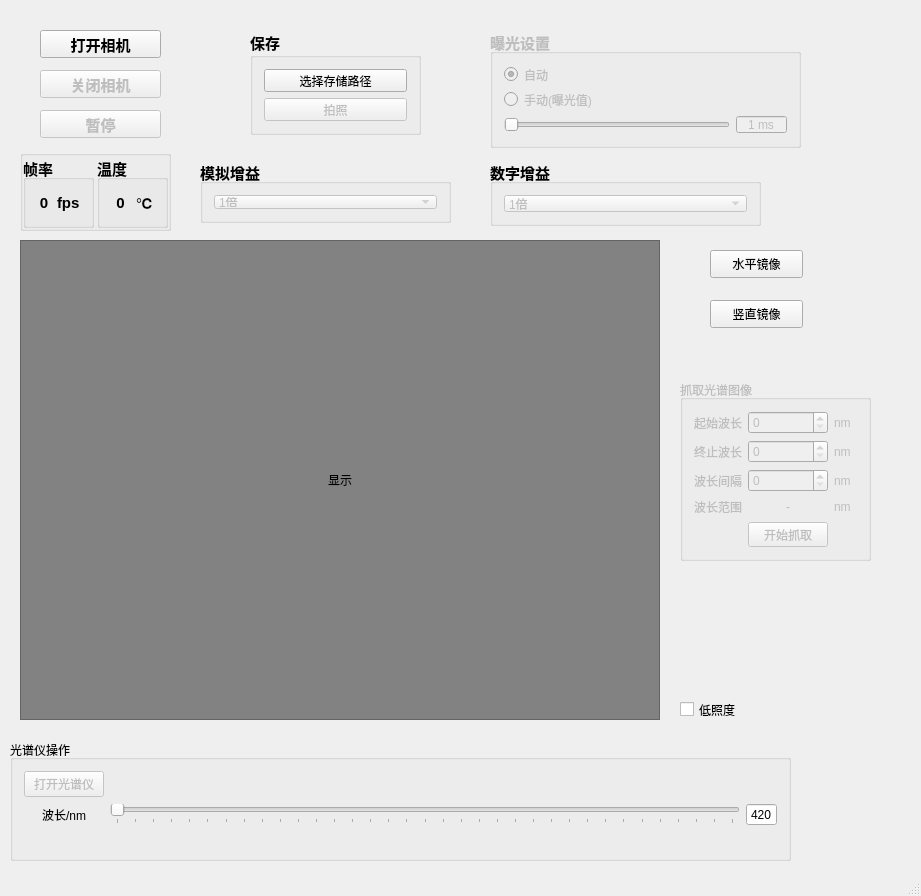
<?xml version="1.0" encoding="UTF-8"?>
<ui version="4.0">
 <class>MainWindowClass</class>
 <widget class="QMainWindow" name="MainWindowClass">
  <property name="geometry">
   <rect>
    <x>0</x>
    <y>0</y>
    <width>921</width>
    <height>896</height>
   </rect>
  </property>
  <property name="windowTitle">
   <string>成像光谱仪测试软件</string>
  </property>
  <property name="windowIcon">
   <iconset resource="mainwindow.qrc">
    <normaloff>:/MainWindow/camera.ico</normaloff>:/MainWindow/camera.ico</iconset>
  </property>
  <widget class="QWidget" name="centralWidget">
   <widget class="QFrame" name="m_showFrame">
    <property name="geometry">
     <rect>
      <x>20</x>
      <y>240</y>
      <width>640</width>
      <height>480</height>
     </rect>
    </property>
    <property name="styleSheet">
     <string notr="true">background-color: rgb(130, 130, 130)</string>
    </property>
    <property name="frameShape">
     <enum>QFrame::StyledPanel</enum>
    </property>
    <property name="frameShadow">
     <enum>QFrame::Raised</enum>
    </property>
    <layout class="QGridLayout" name="gridLayout">
     <property name="leftMargin">
      <number>0</number>
     </property>
     <property name="topMargin">
      <number>0</number>
     </property>
     <property name="rightMargin">
      <number>0</number>
     </property>
     <property name="bottomMargin">
      <number>0</number>
     </property>
     <property name="spacing">
      <number>0</number>
     </property>
     <item row="0" column="0">
      <widget class="QLabel" name="m_showLabel">
       <property name="frameShape">
        <enum>QFrame::NoFrame</enum>
       </property>
       <property name="lineWidth">
        <number>0</number>
       </property>
       <property name="text">
        <string>显示</string>
       </property>
       <property name="alignment">
        <set>Qt::AlignCenter</set>
       </property>
      </widget>
     </item>
    </layout>
   </widget>
   <widget class="QPushButton" name="m_startButton">
    <property name="geometry">
     <rect>
      <x>40</x>
      <y>30</y>
      <width>121</width>
      <height>28</height>
     </rect>
    </property>
    <property name="font">
     <font>
      <pointsize>11</pointsize>
      <weight>75</weight>
      <bold>true</bold>
     </font>
    </property>
    <property name="text">
     <string>打开相机</string>
    </property>
    <property name="flat">
     <bool>false</bool>
    </property>
   </widget>
   <widget class="QPushButton" name="m_stopButton">
    <property name="enabled">
     <bool>false</bool>
    </property>
    <property name="geometry">
     <rect>
      <x>40</x>
      <y>70</y>
      <width>121</width>
      <height>28</height>
     </rect>
    </property>
    <property name="font">
     <font>
      <pointsize>11</pointsize>
      <weight>75</weight>
      <bold>true</bold>
     </font>
    </property>
    <property name="text">
     <string>关闭相机</string>
    </property>
   </widget>
   <widget class="QPushButton" name="m_pauseButton">
    <property name="enabled">
     <bool>false</bool>
    </property>
    <property name="geometry">
     <rect>
      <x>40</x>
      <y>110</y>
      <width>121</width>
      <height>28</height>
     </rect>
    </property>
    <property name="font">
     <font>
      <pointsize>11</pointsize>
      <weight>75</weight>
      <bold>true</bold>
     </font>
    </property>
    <property name="text">
     <string>暂停</string>
    </property>
   </widget>
   <widget class="QGroupBox" name="groupBox_5">
    <property name="geometry">
     <rect>
      <x>250</x>
      <y>30</y>
      <width>171</width>
      <height>105</height>
     </rect>
    </property>
    <property name="font">
     <font>
      <family>Aharoni</family>
      <pointsize>11</pointsize>
      <weight>75</weight>
      <italic>false</italic>
      <bold>true</bold>
     </font>
    </property>
    <property name="title">
     <string>保存</string>
    </property>
    <layout class="QVBoxLayout" name="verticalLayout_6">
     <item>
      <widget class="QPushButton" name="m_pathChoosingButton">
       <property name="font">
        <font>
         <pointsize>9</pointsize>
         <weight>50</weight>
         <bold>false</bold>
        </font>
       </property>
       <property name="text">
        <string>选择存储路径</string>
       </property>
      </widget>
     </item>
     <item>
      <widget class="QPushButton" name="m_imageTakingButton">
       <property name="enabled">
        <bool>false</bool>
       </property>
       <property name="font">
        <font>
         <pointsize>9</pointsize>
         <weight>50</weight>
         <bold>false</bold>
        </font>
       </property>
       <property name="text">
        <string>拍照</string>
       </property>
      </widget>
     </item>
    </layout>
   </widget>
   <widget class="QGroupBox" name="groupBox_3">
    <property name="enabled">
     <bool>true</bool>
    </property>
    <property name="geometry">
     <rect>
      <x>200</x>
      <y>160</y>
      <width>251</width>
      <height>63</height>
     </rect>
    </property>
    <property name="font">
     <font>
      <pointsize>11</pointsize>
      <weight>75</weight>
      <bold>true</bold>
     </font>
    </property>
    <property name="title">
     <string>模拟增益</string>
    </property>
    <layout class="QHBoxLayout" name="horizontalLayout_6">
     <item>
      <widget class="QComboBox" name="m_analogGainSet">
       <property name="enabled">
        <bool>false</bool>
       </property>
       <property name="font">
        <font>
         <pointsize>9</pointsize>
         <weight>50</weight>
         <bold>false</bold>
        </font>
       </property>
       <property name="currentIndex">
        <number>0</number>
       </property>
       <item>
        <property name="text">
         <string>1倍</string>
        </property>
       </item>
       <item>
        <property name="text">
         <string>2倍</string>
        </property>
       </item>
       <item>
        <property name="text">
         <string>4倍</string>
        </property>
       </item>
       <item>
        <property name="text">
         <string>8倍</string>
        </property>
       </item>
       <item>
        <property name="text">
         <string>10倍</string>
        </property>
       </item>
      </widget>
     </item>
    </layout>
   </widget>
   <widget class="QGroupBox" name="groupBox">
    <property name="enabled">
     <bool>true</bool>
    </property>
    <property name="geometry">
     <rect>
      <x>490</x>
      <y>160</y>
      <width>271</width>
      <height>66</height>
     </rect>
    </property>
    <property name="font">
     <font>
      <pointsize>11</pointsize>
      <weight>75</weight>
      <bold>true</bold>
     </font>
    </property>
    <property name="title">
     <string>数字增益</string>
    </property>
    <layout class="QVBoxLayout" name="verticalLayout_3">
     <item>
      <widget class="QComboBox" name="m_digitalGainSet">
       <property name="enabled">
        <bool>false</bool>
       </property>
       <property name="font">
        <font>
         <pointsize>9</pointsize>
         <weight>50</weight>
         <bold>false</bold>
        </font>
       </property>
       <property name="currentIndex">
        <number>0</number>
       </property>
       <item>
        <property name="text">
         <string>1倍</string>
        </property>
       </item>
       <item>
        <property name="text">
         <string>2倍</string>
        </property>
       </item>
       <item>
        <property name="text">
         <string>3倍</string>
        </property>
       </item>
       <item>
        <property name="text">
         <string>4倍</string>
        </property>
       </item>
       <item>
        <property name="text">
         <string>5倍</string>
        </property>
       </item>
       <item>
        <property name="text">
         <string>6倍</string>
        </property>
       </item>
       <item>
        <property name="text">
         <string>7倍</string>
        </property>
       </item>
       <item>
        <property name="text">
         <string>8倍</string>
        </property>
       </item>
      </widget>
     </item>
    </layout>
   </widget>
   <widget class="QGroupBox" name="m_exposureMode">
    <property name="enabled">
     <bool>false</bool>
    </property>
    <property name="geometry">
     <rect>
      <x>490</x>
      <y>30</y>
      <width>311</width>
      <height>118</height>
     </rect>
    </property>
    <property name="font">
     <font>
      <pointsize>11</pointsize>
      <weight>75</weight>
      <bold>true</bold>
     </font>
    </property>
    <property name="title">
     <string>曝光设置</string>
    </property>
    <layout class="QVBoxLayout" name="verticalLayout_4">
     <item>
      <widget class="QRadioButton" name="m_autoExposure">
       <property name="font">
        <font>
         <pointsize>9</pointsize>
         <weight>50</weight>
         <bold>false</bold>
        </font>
       </property>
       <property name="text">
        <string>自动</string>
       </property>
       <property name="checked">
        <bool>true</bool>
       </property>
      </widget>
     </item>
     <item>
      <widget class="QRadioButton" name="m_manualExposure">
       <property name="font">
        <font>
         <pointsize>9</pointsize>
         <weight>50</weight>
         <bold>false</bold>
        </font>
       </property>
       <property name="text">
        <string>手动(曝光值)</string>
       </property>
      </widget>
     </item>
     <item>
      <layout class="QHBoxLayout" name="horizontalLayout_12">
       <item>
        <widget class="QSlider" name="m_exposureSlider">
         <property name="enabled">
          <bool>false</bool>
         </property>
         <property name="sizePolicy">
          <sizepolicy hsizetype="MinimumExpanding" vsizetype="Fixed">
           <horstretch>0</horstretch>
           <verstretch>0</verstretch>
          </sizepolicy>
         </property>
         <property name="maximumSize">
          <size>
           <width>16777215</width>
           <height>16777215</height>
          </size>
         </property>
         <property name="minimum">
          <number>1</number>
         </property>
         <property name="maximum">
          <number>500</number>
         </property>
         <property name="singleStep">
          <number>1</number>
         </property>
         <property name="tracking">
          <bool>false</bool>
         </property>
         <property name="orientation">
          <enum>Qt::Horizontal</enum>
         </property>
        </widget>
       </item>
       <item>
        <widget class="QSpinBox" name="m_exposureSpinBox">
         <property name="enabled">
          <bool>false</bool>
         </property>
         <property name="font">
          <font>
           <pointsize>9</pointsize>
           <weight>50</weight>
           <bold>false</bold>
          </font>
         </property>
         <property name="alignment">
          <set>Qt::AlignCenter</set>
         </property>
         <property name="readOnly">
          <bool>true</bool>
         </property>
         <property name="buttonSymbols">
          <enum>QAbstractSpinBox::NoButtons</enum>
         </property>
         <property name="keyboardTracking">
          <bool>false</bool>
         </property>
         <property name="suffix">
          <string> ms</string>
         </property>
         <property name="minimum">
          <number>1</number>
         </property>
         <property name="maximum">
          <number>500</number>
         </property>
        </widget>
       </item>
      </layout>
     </item>
    </layout>
   </widget>
   <widget class="QGroupBox" name="m_spectrometerCtrl">
    <property name="enabled">
     <bool>true</bool>
    </property>
    <property name="geometry">
     <rect>
      <x>10</x>
      <y>740</y>
      <width>781</width>
      <height>121</height>
     </rect>
    </property>
    <property name="title">
     <string>光谱仪操作</string>
    </property>
    <layout class="QGridLayout" name="gridLayout_2">
     <item row="2" column="1" colspan="4">
      <widget class="QSlider" name="m_wavelengthSlider">
       <property name="enabled">
        <bool>false</bool>
       </property>
       <property name="minimum">
        <number>420</number>
       </property>
       <property name="maximum">
        <number>760</number>
       </property>
       <property name="singleStep">
        <number>10</number>
       </property>
       <property name="tracking">
        <bool>false</bool>
       </property>
       <property name="orientation">
        <enum>Qt::Horizontal</enum>
       </property>
       <property name="tickPosition">
        <enum>QSlider::TicksBelow</enum>
       </property>
       <property name="tickInterval">
        <number>0</number>
       </property>
      </widget>
     </item>
     <item row="1" column="0">
      <widget class="QPushButton" name="m_openSpectrometerButton">
       <property name="enabled">
        <bool>false</bool>
       </property>
       <property name="text">
        <string>打开光谱仪</string>
       </property>
      </widget>
     </item>
     <item row="2" column="5">
      <widget class="QSpinBox" name="m_wavelengthSpinBox">
       <property name="alignment">
        <set>Qt::AlignCenter</set>
       </property>
       <property name="readOnly">
        <bool>true</bool>
       </property>
       <property name="buttonSymbols">
        <enum>QAbstractSpinBox::NoButtons</enum>
       </property>
       <property name="accelerated">
        <bool>false</bool>
       </property>
       <property name="keyboardTracking">
        <bool>false</bool>
       </property>
       <property name="minimum">
        <number>420</number>
       </property>
       <property name="maximum">
        <number>760</number>
       </property>
       <property name="singleStep">
        <number>10</number>
       </property>
      </widget>
     </item>
     <item row="2" column="0">
      <widget class="QLabel" name="label_5">
       <property name="text">
        <string>波长/nm</string>
       </property>
       <property name="alignment">
        <set>Qt::AlignCenter</set>
       </property>
      </widget>
     </item>
     <item row="1" column="1">
      <spacer name="horizontalSpacer">
       <property name="orientation">
        <enum>Qt::Horizontal</enum>
       </property>
       <property name="sizeHint" stdset="0">
        <size>
         <width>40</width>
         <height>20</height>
        </size>
       </property>
      </spacer>
     </item>
     <item row="3" column="0" colspan="6">
      <widget class="QLabel" name="m_labelForPos">
       <property name="text">
        <string/>
       </property>
      </widget>
     </item>
    </layout>
   </widget>
   <widget class="QGroupBox" name="groupBox_6">
    <property name="geometry">
     <rect>
      <x>20</x>
      <y>150</y>
      <width>151</width>
      <height>81</height>
     </rect>
    </property>
    <property name="title">
     <string/>
    </property>
    <layout class="QHBoxLayout" name="horizontalLayout_13">
     <property name="spacing">
      <number>3</number>
     </property>
     <property name="leftMargin">
      <number>0</number>
     </property>
     <property name="topMargin">
      <number>0</number>
     </property>
     <property name="rightMargin">
      <number>0</number>
     </property>
     <property name="bottomMargin">
      <number>0</number>
     </property>
     <item>
      <widget class="QGroupBox" name="groupBox_2">
       <property name="font">
        <font>
         <pointsize>11</pointsize>
         <weight>75</weight>
         <bold>true</bold>
        </font>
       </property>
       <property name="title">
        <string>帧率</string>
       </property>
       <layout class="QHBoxLayout" name="horizontalLayout_2">
        <item>
         <widget class="QLabel" name="m_receiveRateLabel">
          <property name="layoutDirection">
           <enum>Qt::LeftToRight</enum>
          </property>
          <property name="text">
           <string>0</string>
          </property>
          <property name="textFormat">
           <enum>Qt::AutoText</enum>
          </property>
          <property name="alignment">
           <set>Qt::AlignCenter</set>
          </property>
         </widget>
        </item>
        <item>
         <widget class="QLabel" name="label_4">
          <property name="text">
           <string>fps</string>
          </property>
          <property name="alignment">
           <set>Qt::AlignLeading|Qt::AlignLeft|Qt::AlignVCenter</set>
          </property>
         </widget>
        </item>
       </layout>
      </widget>
     </item>
     <item>
      <widget class="QGroupBox" name="groupBox_7">
       <property name="font">
        <font>
         <pointsize>11</pointsize>
         <weight>75</weight>
         <bold>true</bold>
        </font>
       </property>
       <property name="title">
        <string>温度</string>
       </property>
       <layout class="QHBoxLayout" name="horizontalLayout_14">
        <item>
         <widget class="QLabel" name="label_6">
          <property name="text">
           <string>0</string>
          </property>
          <property name="alignment">
           <set>Qt::AlignCenter</set>
          </property>
         </widget>
        </item>
        <item>
         <widget class="QLabel" name="label_3">
          <property name="text">
           <string>℃</string>
          </property>
         </widget>
        </item>
       </layout>
      </widget>
     </item>
    </layout>
   </widget>
   <widget class="QGroupBox" name="m_captureSpectrumBox">
    <property name="enabled">
     <bool>false</bool>
    </property>
    <property name="geometry">
     <rect>
      <x>680</x>
      <y>380</y>
      <width>191</width>
      <height>181</height>
     </rect>
    </property>
    <property name="title">
     <string>抓取光谱图像</string>
    </property>
    <layout class="QGridLayout" name="gridLayout_3">
     <item row="1" column="0">
      <widget class="QLabel" name="label_8">
       <property name="text">
        <string>终止波长</string>
       </property>
      </widget>
     </item>
     <item row="0" column="1">
      <widget class="QSpinBox" name="m_capMinWavelen">
       <property name="buttonSymbols">
        <enum>QAbstractSpinBox::UpDownArrows</enum>
       </property>
      </widget>
     </item>
     <item row="0" column="0">
      <widget class="QLabel" name="label_7">
       <property name="text">
        <string>起始波长</string>
       </property>
      </widget>
     </item>
     <item row="1" column="1">
      <widget class="QSpinBox" name="m_capMaxWavelen">
       <property name="buttonSymbols">
        <enum>QAbstractSpinBox::UpDownArrows</enum>
       </property>
      </widget>
     </item>
     <item row="1" column="2">
      <widget class="QLabel" name="label_10">
       <property name="text">
        <string>nm</string>
       </property>
      </widget>
     </item>
     <item row="0" column="2">
      <widget class="QLabel" name="label_9">
       <property name="text">
        <string>nm</string>
       </property>
      </widget>
     </item>
     <item row="2" column="1">
      <widget class="QSpinBox" name="m_stepOfWavelen">
       <property name="buttonSymbols">
        <enum>QAbstractSpinBox::UpDownArrows</enum>
       </property>
       <property name="minimum">
        <number>0</number>
       </property>
       <property name="maximum">
        <number>99</number>
       </property>
       <property name="value">
        <number>0</number>
       </property>
      </widget>
     </item>
     <item row="2" column="0">
      <widget class="QLabel" name="label_11">
       <property name="text">
        <string>波长间隔</string>
       </property>
      </widget>
     </item>
     <item row="2" column="2">
      <widget class="QLabel" name="label_12">
       <property name="text">
        <string>nm</string>
       </property>
      </widget>
     </item>
     <item row="4" column="1">
      <widget class="QPushButton" name="m_captureSpectrum">
       <property name="text">
        <string>开始抓取</string>
       </property>
      </widget>
     </item>
     <item row="3" column="0">
      <widget class="QLabel" name="label_13">
       <property name="text">
        <string>波长范围</string>
       </property>
      </widget>
     </item>
     <item row="3" column="2">
      <widget class="QLabel" name="label_14">
       <property name="text">
        <string>nm</string>
       </property>
      </widget>
     </item>
     <item row="3" column="1">
      <widget class="QLabel" name="m_rangeOfWavelen">
       <property name="text">
        <string>-</string>
       </property>
       <property name="alignment">
        <set>Qt::AlignCenter</set>
       </property>
      </widget>
     </item>
    </layout>
   </widget>
   <widget class="QPushButton" name="m_horizontalMirror">
    <property name="geometry">
     <rect>
      <x>710</x>
      <y>250</y>
      <width>93</width>
      <height>28</height>
     </rect>
    </property>
    <property name="text">
     <string>水平镜像</string>
    </property>
   </widget>
   <widget class="QPushButton" name="m_verticalMirror">
    <property name="geometry">
     <rect>
      <x>710</x>
      <y>300</y>
      <width>93</width>
      <height>28</height>
     </rect>
    </property>
    <property name="text">
     <string>竖直镜像</string>
    </property>
   </widget>
   <widget class="QCheckBox" name="m_lowIlluminationCheck">
    <property name="geometry">
     <rect>
      <x>680</x>
      <y>700</y>
      <width>91</width>
      <height>19</height>
     </rect>
    </property>
    <property name="text">
     <string>低照度</string>
    </property>
   </widget>
  </widget>
  <widget class="QStatusBar" name="statusBar"/>
 </widget>
 <layoutdefault spacing="6" margin="11"/>
 <resources>
  <include location="mainwindow.qrc"/>
 </resources>
 <connections/>
</ui>
